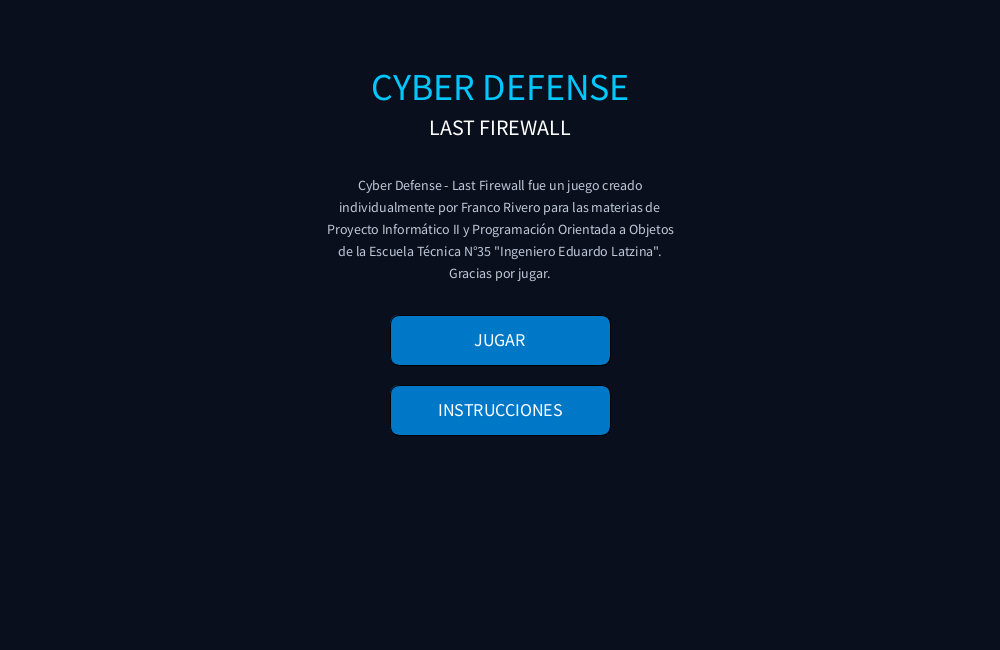
Frame 1 (no input)
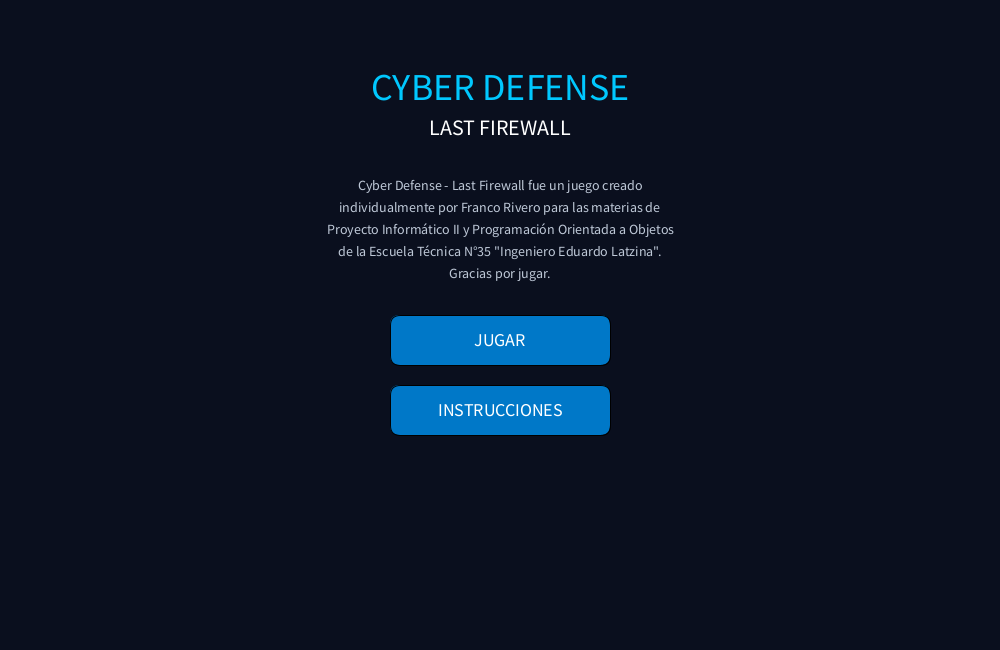
Frame 60 (the mouse pressed at the canvas centre just before this capture)
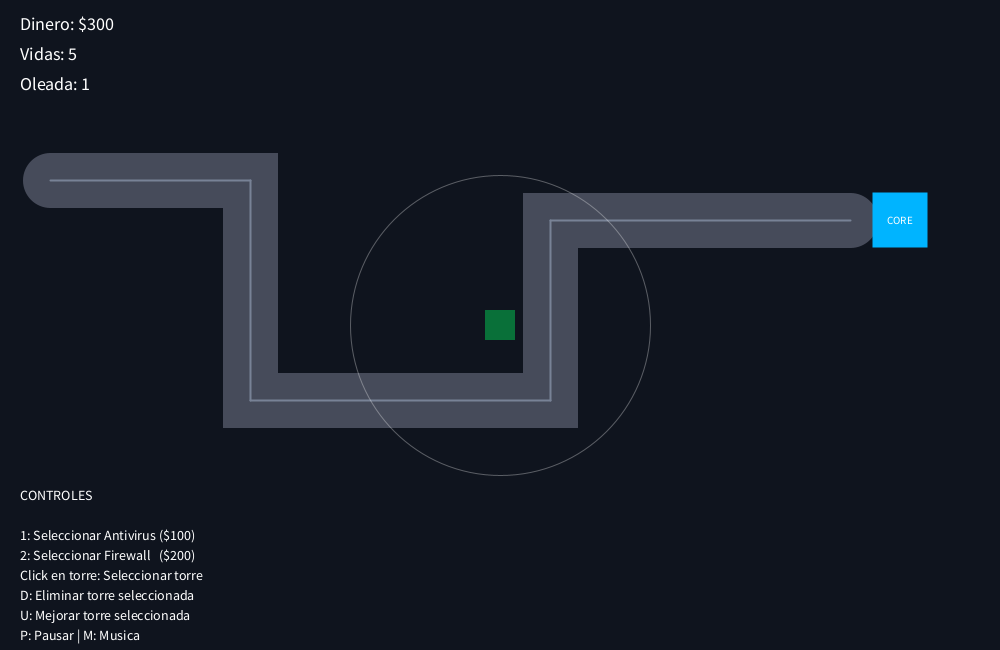
Frame 120 (the mouse held since frame 60 and released just before this capture)

The Processing sketch that drew these frames (run headless with seeded random() and noise(); from frame 60 on, the mouse is pressed at the canvas centre):

// Processing sketch: Cyber_DefenseBD
// ── Cyber_DefenseBD.pde
Juego juego;

void setup() {
  size(1000, 650);
  juego = new Juego();
}

void draw() {
  juego.actualizar();
  juego.dibujar();
}

void mousePressed() {
  juego.mousePressed();
}

void keyPressed() {
  juego.keyPressed(key);
}

// ── Enemigo.pde
class Enemigo {

  PVector posicion;

  int waypointActual = 0;
  int recompensa;
  float velocidad;
  float vida;
  float vidaMaxima;
  
  String tipo;

  boolean vivo = true;

  Mapa mapa;

  Enemigo(String tipo, int nivel, Mapa mapa) {

    this.tipo = tipo;
    this.mapa = mapa;

    posicion = mapa.nodos.get(0).copy();

    if (tipo.equals("Virus")) {

      velocidad = min(1.8 + (nivel - 1) * 0.06, 3.0);
      vida = 180 + (nivel - 1) * 12;
      recompensa = 50;

    } else if (tipo.equals("Malware")) {

      velocidad = min(1.1 + (nivel - 1) * 0.04, 2.2);
      vida = 240 + (nivel - 1) * 20;
      recompensa = 80;

    } else {

      velocidad = min(1.3 + (nivel - 1) * 0.04, 2.0);
      vida = 300 + (nivel - 1) * 25;
      recompensa = 110;
    }

    vidaMaxima = vida;
  }

  boolean actualizar() {

    if (!vivo) {
      return false;
    }

    if (waypointActual >= mapa.nodos.size()) {
      return true;
    }

    PVector objetivo = mapa.nodos.get(waypointActual);

    PVector direccion = PVector.sub(objetivo, posicion);

    float distancia = direccion.mag();

    if (distancia <= velocidad) {

      posicion = objetivo.copy();
      waypointActual++;

      if (waypointActual >= mapa.nodos.size()) {
        return true;
      }

    } else {

      direccion.normalize();
      direccion.mult(velocidad);
      posicion.add(direccion);
    }

    return false;
  }

  void recibirDanio(float cantidad) {

    vida -= cantidad;

    if (vida <= 0) {
      vivo = false;
    }
  }

  void dibujar() {

    if (!vivo) {
      return;
    }

    noStroke();

    if (tipo.equals("Virus")) {

      fill(255, 60, 60);
      ellipse(posicion.x, posicion.y, 25, 25);

    } else if (tipo.equals("Malware")) {

      fill(255, 150, 0);
      rectMode(CENTER);
      rect(posicion.x, posicion.y, 25, 25);
      rectMode(CORNER);

    } else {

      fill(255, 230, 0);
      ellipse(posicion.x, posicion.y, 32, 32);
    }

    // Barra de vida

    fill(70);
    rect(posicion.x - 15, posicion.y - 22, 30, 5);

    fill(0, 255, 100);

    float ancho = map(vida, 0, vidaMaxima, 0, 30);

    rect(posicion.x - 15, posicion.y - 22, ancho, 5);
  }
}

// ── Interfaz.pde
class Interfaz {
  Juego juego;

  Interfaz(Juego juego) {
    this.juego = juego;
  }

  void dibujar() {
    fill(255);
    textSize(18);
    textAlign(LEFT);

    // Información
    text("Dinero: $" + juego.dinero, 20, 30);
    text("Vidas: " + juego.vidas, 20, 60);
    text("Oleada: " + juego.oleada.numero, 20, 90);

    // Controles
    textSize(14);
    text("CONTROLES", 20, 500);
    text("1: Seleccionar Antivirus ($100)", 20, 540);
    text("2: Seleccionar Firewall   ($200)", 20, 560);
    text("Click en torre: Seleccionar torre", 20, 580);
    text("D: Eliminar torre seleccionada", 20, 600);
    text("U: Mejorar torre seleccionada", 20, 620);
    text("P: Pausar | M: Musica", 20, 640);

    // Informacion de la torre seleccionada
    if (juego.torreElegida != null) {
      fill(255, 230, 0);
      textSize(16);

      text(
        "Torre seleccionada: LEVEL " + juego.torreElegida.nivel,
        350, 565
      );

      if (juego.torreElegida.nivel < 3) {
        text(
          "Costo de mejora: $" + (juego.torreElegida.nivel * 100), 350, 590);
      
    } else {
        text("Nivel maximo alcanzado", 350, 590);
      }

      // Opcion para eliminar torre
      fill(255, 80, 80);
      text("[D] ELIMINAR TORRE", 350, 615);
    }

    textAlign(LEFT);
  }

  // Pantalla de pausa
  void dibujarPausa() {
    fill(0, 0, 0, 190);
    noStroke();
    rect(0, 0, width, height);

    fill(255);
    textAlign(CENTER);
    textSize(38);
    text("JUEGO PAUSADO", width/2, 230);

    dibujarBoton("CONTINUAR", 325);
    dibujarBoton("MENU PRINCIPAL", 395);

    textAlign(LEFT);
  }

  // Pantalla de victoria
  void dibujarVictoria() {
    background(10, 30, 25);

    fill(0, 255, 150);
    textAlign(CENTER);
    textSize(42);
    text("¡VICTORIA!", width/2, 250);

    fill(255);
    textSize(20);
    text("Protegiste el nucleo de datos.", width/2, 300);

    dibujarBoton("JUGAR NUEVAMENTE", 390);

    textAlign(LEFT);
  }

  // Pantalla de derrota
  void dibujarDerrota() {
    background(35, 10, 15);

    fill(255, 60, 60);
    textAlign(CENTER);
    textSize(42);
    text("DERROTA", width/2, 250);

    fill(255);
    textSize(20);
    text("El nucleo de datos fue comprometido.", width/2, 300);

    dibujarBoton("VOLVER A INTENTAR", 390);

    textAlign(LEFT);
  }

  // Dibujar botones
  void dibujarBoton(String nombre, int y) {
    rectMode(CENTER);

    fill(0, 120, 200);
    rect(width/2, y, 230, 50, 10);

    fill(255);
    textAlign(CENTER, CENTER);
    textSize(17);
    text(nombre, width/2, y);

    rectMode(CORNER);
  }
}

// ── Juego.pde
class Juego {
  int estado = 0;
  int dinero = 300;
  int vidas = 5;
  int torreSeleccionada = 1;

  ArrayList<Enemigo> enemigos;
  ArrayList<Torre> torres;
  ArrayList<Proyectil> proyectiles;

  Mapa mapa;
  Menu menu;
  Oleada oleada;
  Interfaz interfaz;

  Torre torreElegida = null;

  Juego() {
    enemigos = new ArrayList<Enemigo>();
    torres = new ArrayList<Torre>();
    proyectiles = new ArrayList<Proyectil>();

    mapa = new Mapa();
    menu = new Menu(this);
    oleada = new Oleada(this);
    interfaz = new Interfaz(this);
  }

  void comenzar() {
    dinero = 300;
    vidas = 5;
    torreSeleccionada = 1;

    enemigos.clear();
    torres.clear();
    proyectiles.clear();

    torreElegida = null;

    oleada.reiniciar();
    oleada.iniciarOleada();

    estado = 1;
  }

  void actualizar() {
    if (estado != 1) return;

    oleada.actualizar();

    for (int i = enemigos.size() - 1; i >= 0; i--) {
      Enemigo e = enemigos.get(i);

      boolean llego = e.actualizar();

      if (llego) {
        vidas--;
        enemigos.remove(i);
      }
      else if (!e.vivo) {
        dinero += e.recompensa;
        enemigos.remove(i);
      }
    }

    for (int i = 0; i < torres.size(); i++) {
      torres.get(i).actualizar();
    }

    for (int i = proyectiles.size() - 1; i >= 0; i--) {
      Proyectil p = proyectiles.get(i);

      p.actualizar();

      if (!p.activo) {
        proyectiles.remove(i);
      }
    }

    if (vidas <= 0) {
      estado = 5;
    }
  }

  void dibujar() {
    if (estado == 0) {
      menu.dibujar();
    }
    else if (estado == 1 || estado == 3) {
      mapa.dibujar();

      for (Torre t : torres) {
        t.dibujar();
      }

      for (Enemigo e : enemigos) {
        e.dibujar();
      }

      for (Proyectil p : proyectiles) {
        p.dibujar();
      }

      dibujarPrevisualizacion();
      interfaz.dibujar();

      if (estado == 3) {
        interfaz.dibujarPausa();
      }
    }
    else if (estado == 4) {
      interfaz.dibujarVictoria();
    }
    else if (estado == 5) {
      interfaz.dibujarDerrota();
    }
  }

  void mousePressed() {
    if (estado == 0) {
      menu.mousePressed();
    }

    else if (estado == 1) {
      torreElegida = null;

      // Buscar si se hizo click sobre una torre
      for (Torre t : torres) {
        if (dist(mouseX, mouseY, t.posicion.x, t.posicion.y) < 25) {
          torreElegida = t;
          return;
        }
      }

      // Colocar torre
      if (posicionValida(mouseX, mouseY)) {
        int costo = 100;

        if (torreSeleccionada == 2) {
          costo = 150;
        }

        if (dinero >= costo) {
          torres.add(new Torre(
            mouseX,
            mouseY,
            torreSeleccionada,
            this
          ));

          dinero -= costo;
        }
      }
    }

    else if (estado == 3) {
      if (mouseX > 385 && mouseX < 615 &&
          mouseY > 300 && mouseY < 350) {
        estado = 1;
      }

      else if (mouseX > 385 && mouseX < 615 &&
               mouseY > 370 && mouseY < 420) {
        estado = 0;
        menu.pantalla = 0;
      }
    }

    else if (estado == 4 || estado == 5) {
      comenzar();
    }
  }

  void keyPressed(char tecla) {

    if (estado == 1) {

      // Seleccionar antivirus
      if (tecla == '1') {
        torreSeleccionada = 1;
        torreElegida = null;
      }

      // Seleccionar firewall
      if (tecla == '2') {
        torreSeleccionada = 2;
        torreElegida = null;
      }

      // Mejorar torre
      if (tecla == 'u' || tecla == 'U') {
        if (torreElegida != null) {
          torreElegida.mejorar();
        }
      }

      // Eliminar torre
      if (tecla == 'd' || tecla == 'D') {
        if (torreElegida != null) {
          torres.remove(torreElegida);
          torreElegida = null;
        }
      }

      // Pausar juego
      if (tecla == 'p' || tecla == 'P') {
        estado = 3;
      }
    }

    // Reanudar juego
    else if (estado == 3) {
      if (tecla == 'p' || tecla == 'P') {
        estado = 1;
      }
    }
  }

  void dibujarPrevisualizacion() {
    if (estado != 1 || torreElegida != null) return;

    float alcance = 150;

    if (torreSeleccionada == 2) {
      alcance = 110;
    }

    noFill();
    stroke(255, 255, 255, 80);
    ellipse(mouseX, mouseY, alcance * 2, alcance * 2);

    if (posicionValida(mouseX, mouseY)) {
      fill(0, 255, 100, 100);
    } else {
      fill(255, 0, 0, 100);
    }

    noStroke();
    rectMode(CENTER);
    rect(mouseX, mouseY, 30, 30);
    rectMode(CORNER);
  }

  boolean posicionValida(float x, float y) {
    if (x < 25 || x > width - 25 ||
        y < 25 || y > height - 25) {
      return false;
    }

    PVector posicion = new PVector(x, y);

    // Evitar poner torres en el camino
    for (int i = 0; i < mapa.nodos.size() - 1; i++) {
      PVector a = mapa.nodos.get(i);
      PVector b = mapa.nodos.get(i + 1);

      if (distanciaAsegmento(posicion, a, b) < 48) {
        return false;
      }
    }

    // Evitar poner torres cerca
    for (Torre t : torres) {
      if (dist(x, y, t.posicion.x, t.posicion.y) < 70) {
        return false;
      }
    }

    return true;
  }

  float distanciaAsegmento(PVector p, PVector a, PVector b) {
    PVector ab = PVector.sub(b, a);
    PVector ap = PVector.sub(p, a);

    float largo = ab.magSq();

    if (largo == 0) {
      return PVector.dist(p, a);
    }

    float proyeccion = ap.dot(ab) / largo;
    proyeccion = constrain(proyeccion, 0, 1);

    PVector punto = PVector.add(
      a,
      PVector.mult(ab, proyeccion)
    );

    return PVector.dist(p, punto);
  }
}

// ── Mapa.pde
class Mapa {

  ArrayList<PVector> nodos;

  Mapa() {

    nodos = new ArrayList<PVector>();

    nodos.add(new PVector(50, 180));
    nodos.add(new PVector(250, 180));
    nodos.add(new PVector(250, 400));
    nodos.add(new PVector(550, 400));
    nodos.add(new PVector(550, 220));
    nodos.add(new PVector(850, 220));
  }

  void dibujar() {

    background(15, 20, 30);

    // Camino de los enemigos

    stroke(70, 75, 90);
    strokeWeight(55);
    noFill();

    beginShape();

    for (PVector n : nodos) {
      vertex(n.x, n.y);
    }

    endShape();

    // Linea central

    stroke(120, 130, 150);
    strokeWeight(2);

    for (int i = 0; i < nodos.size() - 1; i++) {

      PVector a = nodos.get(i);
      PVector b = nodos.get(i + 1);

      line(a.x, a.y, b.x, b.y);
    }

    // Nucleo de datos

    noStroke();
    fill(0, 180, 255);

    rectMode(CENTER);
    rect(900, 220, 55, 55);

    fill(255);
    textAlign(CENTER, CENTER);
    textSize(11);
    text("CORE", 900, 220);

    rectMode(CORNER);
    textAlign(LEFT);

    strokeWeight(1);
  }
}

// ── Oleada.pde
class Oleada {

  Juego juego;

  int numero = 1;

  int cantidadEnemigos = 5;
  int enemigosGenerados = 0;

  int contador = 0;
  int intervalo = 100;

  int tiempoEntreOleadas = 0;

  boolean activa = false;

  Oleada(Juego juego) {
    this.juego = juego;
  }

  void reiniciar() {

    numero = 1;

    cantidadEnemigos = 5;
    enemigosGenerados = 0;

    contador = 0;
    intervalo = 100;

    tiempoEntreOleadas = 0;

    activa = false;
  }

  void iniciarOleada() {

    enemigosGenerados = 0;
    contador = 0;

    cantidadEnemigos = 5 + (numero - 1) * 2;

    intervalo = max(45, 100 - (numero - 1) * 5);

    activa = true;
  }

  void actualizar() {

    if (activa) {

      contador++;

      if (contador >= intervalo &&
          enemigosGenerados < cantidadEnemigos) {

        crearEnemigo();

        enemigosGenerados++;
        contador = 0;
      }

      if (enemigosGenerados >= cantidadEnemigos &&
          juego.enemigos.size() == 0) {

        activa = false;

        if (numero >= 5) {

          juego.estado = 4;

        } else {

          tiempoEntreOleadas = 120;
        }
      }

    } else if (tiempoEntreOleadas > 0) {

      tiempoEntreOleadas--;

      if (tiempoEntreOleadas == 0) {

        numero++;
        iniciarOleada();
      }
    }
  }

  void crearEnemigo() {

    String tipo;

    if (enemigosGenerados % 5 == 4) {

      tipo = "Troyano";

    } else if (enemigosGenerados % 3 == 2) {

      tipo = "Malware";

    } else {

      tipo = "Virus";
    }

    juego.enemigos.add(
      new Enemigo(tipo, numero, juego.mapa)
    );
  }
}

// ── Proyectil.pde
class Proyectil {

  PVector posicion;
  float velocidad = 5;
  float danio;
  int tipo;
  boolean activo = true;
  Enemigo objetivo;

  Proyectil(float x, float y, Enemigo objetivo,
            float danio, int tipo) {

    posicion = new PVector(x, y);

    this.objetivo = objetivo;
    this.danio = danio;
    this.tipo = tipo;
  }

  void actualizar() {

    if (objetivo == null || !objetivo.vivo) {
      activo = false;
      return;
    }

    PVector direccion = PVector.sub(
      objetivo.posicion, posicion
    );

    float distancia = direccion.mag();

    if (distancia <= velocidad + 5) {

      objetivo.recibirDanio(danio);
      activo = false;

    } else {

      direccion.normalize();
      direccion.mult(velocidad);

      posicion.add(direccion);
    }
  }

  void dibujar() {

    if (!activo) {
      return;
    }

    noStroke();

    if (tipo == 1) {
      fill(255, 255, 0);
    } else {
      fill(255, 0, 255);
    }

    ellipse(posicion.x, posicion.y, 10, 10);
  }
}

// ── Torre.pde
class Torre {
  PVector posicion;

  float alcance;
  float danio;

  int cooldown;
  int contador = 0;

  int costo;
  int tipo;
  int nivel = 1;

  Juego juego;

  Torre(float x, float y, int tipo, Juego juego) {
    posicion = new PVector(x, y);

    this.tipo = tipo;
    this.juego = juego;

    if (tipo == 1) {
      alcance = 150;
      danio = 25;
      cooldown = 45;
      costo = 100;
    } else {
      alcance = 110;
      danio = 50;
      cooldown = 80;
      costo = 150;
    }
  }

  void actualizar() {
    contador++;

    if (contador >= cooldown) {
      Enemigo objetivo = encontrarObjetivo();

      if (objetivo != null) {
        juego.proyectiles.add(new Proyectil(
          posicion.x,
          posicion.y,
          objetivo,
          danio,
          tipo
        ));

        contador = 0;
      }
    }
  }

  Enemigo encontrarObjetivo() {
    Enemigo mejorObjetivo = null;
    float menorDistancia = alcance;

    for (Enemigo e : juego.enemigos) {
      if (e.vivo) {
        float distancia = dist(
          posicion.x,
          posicion.y,
          e.posicion.x,
          e.posicion.y
        );

        if (distancia <= menorDistancia) {
          menorDistancia = distancia;
          mejorObjetivo = e;
        }
      }
    }

    return mejorObjetivo;
  }

  void mejorar() {
    if (nivel >= 3) return;

    int precio = nivel * 100;

    if (juego.dinero >= precio) {
      juego.dinero -= precio;

      nivel++;
      danio *= 1.5;
      alcance += 25;
      cooldown = max(20, cooldown - 5);

      contador = 0;
    }
  }

  void dibujar() {
    rectMode(CENTER);
    noStroke();

    if (tipo == 1) {
      fill(0, 150, 255);
    } else {
      fill(0, 255, 180);
    }

    rect(posicion.x, posicion.y, 30, 30);

    fill(255);
    textAlign(CENTER);
    textSize(11);
    text("NIVEL " + nivel, posicion.x, posicion.y - 23);

    // Barra de recarga
    float progreso = constrain((float)contador / cooldown, 0, 1);

    fill(40);
    rect(posicion.x, posicion.y + 25, 36, 7);

    if (progreso >= 1) {
      fill(0, 255, 100);
    } else {
      fill(255, 200, 0);
    }

    rectMode(CORNER);
    rect(
      posicion.x - 18,
      posicion.y + 21.5,
      36 * progreso,
      7
    );

    // Circulo de alcance
    if (juego.torreElegida == this) {
      noFill();
      stroke(255, 255, 0);
      strokeWeight(2);

      ellipse(
        posicion.x,
        posicion.y,
        alcance * 2,
        alcance * 2
      );
    }

    rectMode(CORNER);
    textAlign(LEFT);
    strokeWeight(1);
  }
}

// ── menu.pde
class Menu {
  Juego juego;

int pantalla=0;

  Menu(Juego juego) {
    this.juego = juego;
  }

  void dibujar() {
    background(10, 15, 30);

    fill(0, 200, 255);
    textAlign(CENTER);
    textSize(38);
    text("CYBER DEFENSE", width/2, 100);

    fill(255);
    textSize(22);
    text("LAST FIREWALL", width/2, 135);

    if (juego.estado == 0) {

      // Datos
      fill(190, 200, 215);
      textSize(14);
      text("Cyber Defense - Last Firewall fue un juego creado", width/2, 190);
      text("individualmente por Franco Rivero para las materias de", width/2, 212);
      text("Proyecto Informático II y Programación Orientada a Objetos", width/2, 234);
      text("de la Escuela Técnica N°35 \"Ingeniero Eduardo Latzina\".", width/2, 256);
      text("Gracias por jugar.", width/2, 278);

      dibujarBoton("JUGAR", 340);
      dibujarBoton("INSTRUCCIONES", 410);

    } else {

      fill(255);
      textSize(18);
      text("Protege el nucleo de datos.", width/2, 200);
      text("1 - Seleccionar Antivirus", width/2, 260);
      text("2 - Seleccionar Firewall", width/2, 295);
      text("Clic - Colocar o seleccionar torre", width/2, 330);
      text("U - Mejorar torre seleccionada", width/2, 365);
      text("P - Pausar el juego", width/2, 400);
      text("M - Activar o desactivar musica", width/2, 435);

      dibujarBoton("VOLVER", 530);
    }

    textAlign(LEFT);
  }

  void dibujarBoton(String nombre, int y) {
    rectMode(CENTER);
    fill(0, 120, 200);
    rect(width/2, y, 220, 50, 10);

    fill(255);
    textAlign(CENTER, CENTER);
    textSize(18);
    text(nombre, width/2, y);

    rectMode(CORNER);
  }

  void mousePressed() {
    if (juego.estado == 0) {
      if (mouseX > 390 && mouseX < 610 && mouseY > 315 && mouseY < 365) {
        juego.comenzar();
      }

      if (mouseX > 390 && mouseX < 610 && mouseY > 385 && mouseY < 435) {
        juego.estado = 2;
      }

    } else if (juego.estado == 2) {
      if (mouseX > 390 && mouseX < 610 && mouseY > 505 && mouseY < 555) {
        juego.estado = 0;
      }
    }
  }
}
